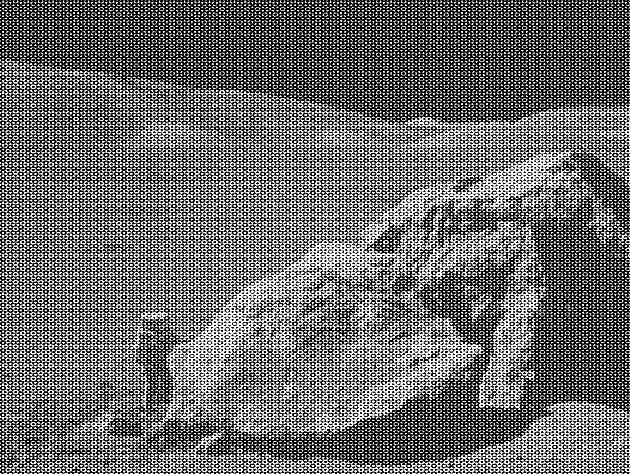
#> input picture images/moonlanding.png, 630 x 474 px, found by its file name
$ jupyter execute --allow-errors 09ex_numerical.ipynb
#> lines starting #> are read from the running program, lines starting #| are printed output that depends on the picture
1\. **2D minimization of a six-hump camelback function**

$$f(x,y) = \left(4-2.1x^2+\frac{x^4}{3} \right) x^2 +xy + (4y^2 -4)y^2$$

has multiple global and local minima.

- Find the global minima of this function
- How many global minima are there, and what is the function value at those points?
- What happens for an initial guess of $(x, y) = (0, 0)$?

Hints:

* Variables can be restricted to $-2 < x < 2$ and $-1 < y < 1$.
* Use `numpy.meshgrid()` and `pylab.imshow()` to find visually the regions.
* Use `scipy.optimize.minimize()`, optionally trying its optional arguments.

[cell 1]
import numpy as np
from numpy import sin,cos
import matplotlib.pyplot as plt
from mpl_toolkits.mplot3d import Axes3D
from scipy import optimize, integrate
from mpl_toolkits import mplot3d
from scipy import fftpack
import pandas as pd
from matplotlib import cm
from mpl_toolkits.mplot3d import Axes3D

[cell 2]
# 1st Solution
def sixhump(x):
    return ((4 - 2.1*(x[0]**2) + (x[0]**4)/3) * (x[0]**2)) + x[0]*x[1] + ((4*(x[1]**2) - 4)*(x[1]**2))

x = np.linspace(-2, 2)
y = np.linspace(-1, 1)
xg, yg = np.meshgrid(x, y)

plt.figure()
plt.imshow(sixhump([xg, yg]), extent=[-2, 2, -1, 1], origin="lower")
plt.colorbar()

fig = plt.figure()
ax = fig.add_subplot(111, projection='3d')
surf = ax.plot_surface(xg, yg, sixhump([xg, yg]), rstride=1, cstride=1,
                       cmap=plt.cm.jet, linewidth=0, antialiased=False)

ax.set_xlabel('x')
ax.set_ylabel('y')
ax.set_zlabel('f(x, y)')
ax.set_title('Six-hump Camelback function')

x_min = optimize.minimize(sixhump, x0=[0, 0])

plt.figure()
# Show the function in 2D
plt.imshow(sixhump([xg, yg]), extent=[-2, 2, -1, 1], origin="lower")
plt.colorbar()
# And the minimum that we've found:
plt.scatter(x_min.x[0], x_min.x[1])
plt.show()

[cell 3]
# 2nd Solution
def sixhump(x):
    return (4 - 2.1*x[0]**2 + x[0]**4 / 3.) * x[0]**2 + x[0] * x[1] + (-4 + \
        4*x[1]**2) * x[1] **2

x = np.linspace(-2, 2)
y = np.linspace(-1, 1)
xg, yg = np.meshgrid(x, y)

plt.figure()  # simple visualization for use in tutorial
plt.imshow(sixhump([xg, yg]))
plt.colorbar()

fig = plt.figure()
ax = fig.add_subplot(111, projection='3d')
surf = ax.plot_surface(xg, yg, sixhump([xg, yg]), rstride=1, cstride=1,
                       cmap=plt.cm.jet, linewidth=0, antialiased=False)

ax.set_xlabel('x')
ax.set_ylabel('y')
ax.set_zlabel('f(x, y)')
ax.set_title('Six-hump Camelback function')
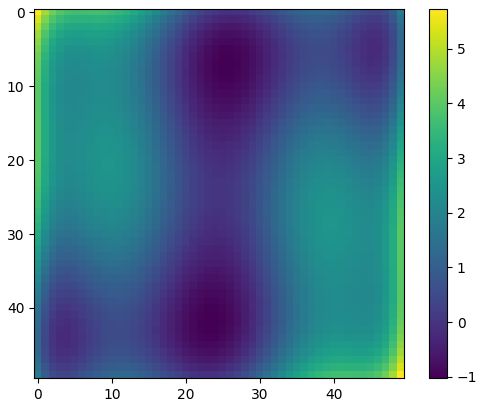
#> figure drawn by matplotlib, 2 panels

[cell 4]
# 3rd Solution
def f(x1,x2):
   return 4*x1**2-2.1*x1**4+(x1**6)/3+x1*x2-4*x2**2+4*x2**4

f(1,1)
x1 = np.linspace(-2,2)
x2 = np.linspace(-1,1)
X1,X2 = np.meshgrid(x1, x2)
F = f(x1,x2)
plt.contour(X1, X2, f(X1,X2))
def plotter(E,A):
 fig = plt.figure(figsize=[12,8])
 ax = plt.axes(projection='3d')
 ax.plot_surface(X1,X2,f(X1,X2),cmap=cm.coolwarm,
 alpha=0.9)
 ax.plot_wireframe(X1,X2,f(X1,X2),
 alpha=1,rcount=15,ccount=15)
 ax.view_init(elev=E, azim=A)
 ax.set_xlabel ('X')
 ax.set_xlabel ('Y')
 ax.set_zlabel ('f(X, Y)')

plotter(45,45)

# pip install ipywidgets
# global minimum
# f(x1,x2)=-1.0316; (x1,x2)=(-0.0898,0.7126), (0.0898,-0.7126).

from ipywidgets import interactive
iplot = interactive(plotter, E = (-90 , 90 ,5),A = (-90 , 90 ,5))
#> the sliders are set to E = 0, A = 0
iplot
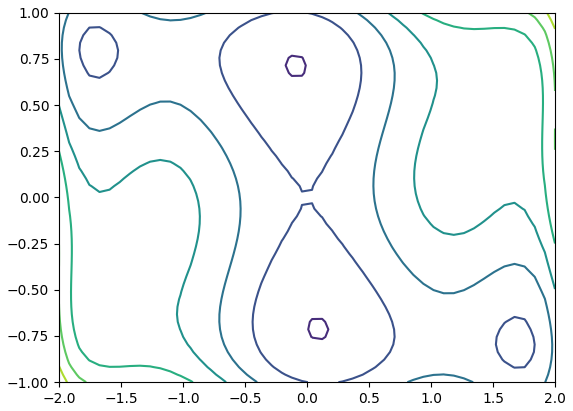
#> figure drawn by matplotlib, 1 panel
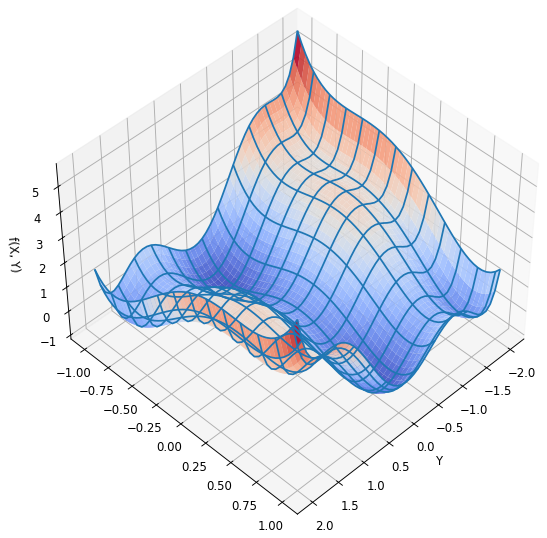
#> figure drawn by matplotlib, 1 panel
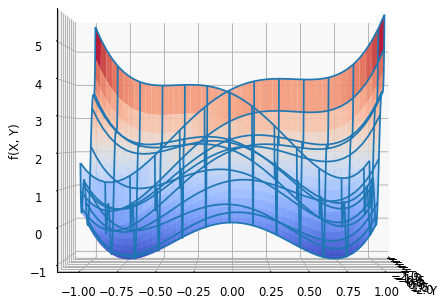
#> figure drawn by matplotlib, 1 panel

2\. **Non-linear ODE: the damped pendulum**

The equation of the motion that a pendulum makes with respect to the angle $\theta$ with the vertical is given by:

$$\frac{d^2\theta}{dt^2} = -\frac{1}{Q} \frac{d\theta}{dt} + \sin\theta + d \cos\Omega t$$

where $t$ is time, $Q$ is the damping factor, $d$ is the forcing amplitude, and $\Omega$ is the driving frequency of the forcing.

This second order ODE needs to be written as two coupled first order ODEs defining a new variable $\omega \equiv d\theta/dt$:

$$\frac{d\theta}{dt} = \omega$$
$$\frac{d\omega}{dt} = -\frac{1}{Q}\,\omega + \sin\theta + d \cos\Omega t$$

Consider the initial conditions $\theta_0 = \omega_0 = 0$, and $Q = 2.0$, $d = 1.5$, and $\omega = 0.65$.

 - Solve the ODE with `odeint` over a pariod of 200 time steps
 - Create two plots, one of $\theta$ as a function of the time, and $\omega$ as a function of the time
 - **Optional**: determine if there is a set of parameters for which the motion is chaotic.

[cell 5]
def deriv(theta, t, q, d, w):
    theta1, omega1 = theta
    dtheta1_dt = omega1
    dtheta2_dt = -((1/q) * omega1) + sin(theta1) + d*(cos(w*t))
    dtheta_dt = [dtheta1_dt, dtheta2_dt]
    return dtheta_dt

# initial conditions
t = np.linspace(0, 100, 200)
X = integrate.odeint(deriv, [0, 0], t, args=(2.0, 1.5, 0.65))
theta, w = X.T

plt.figure(figsize=(10, 6))
plt.plot(t, X[:, 0], label="$theta$", color= "#3C5664")
plt.plot(t, X[:, 1], label="$omega$", color= "#BDAD7E")
plt.xlabel('time')
plt.ylabel('function')
plt.legend(loc='best')
plt.show()
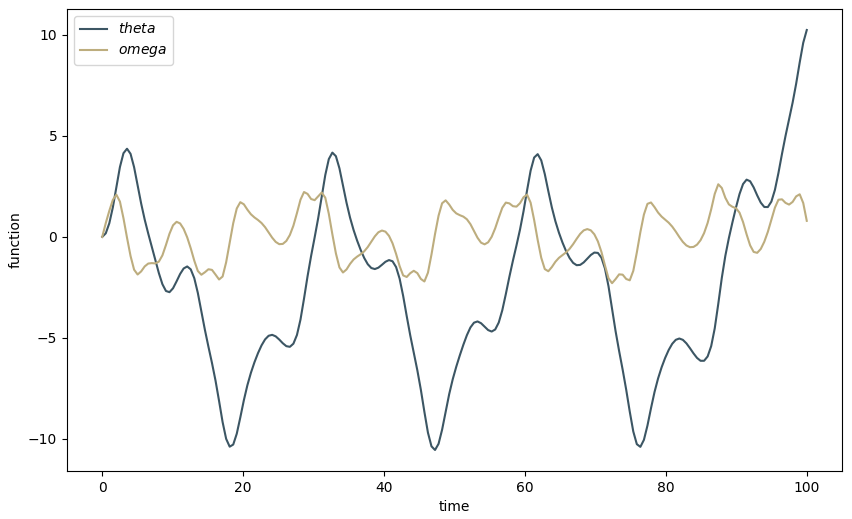
#> figure drawn by matplotlib, 1 panel; curve peaks at x = 100, y = 10.24; curve peaks at x = 87.44, y = 2.6

plt.figure(figsize=(10, 6))
plt.plot(t, theta, color= "#3C5664")
plt.xlabel('Time')
plt.ylabel('Theta')
plt.show()
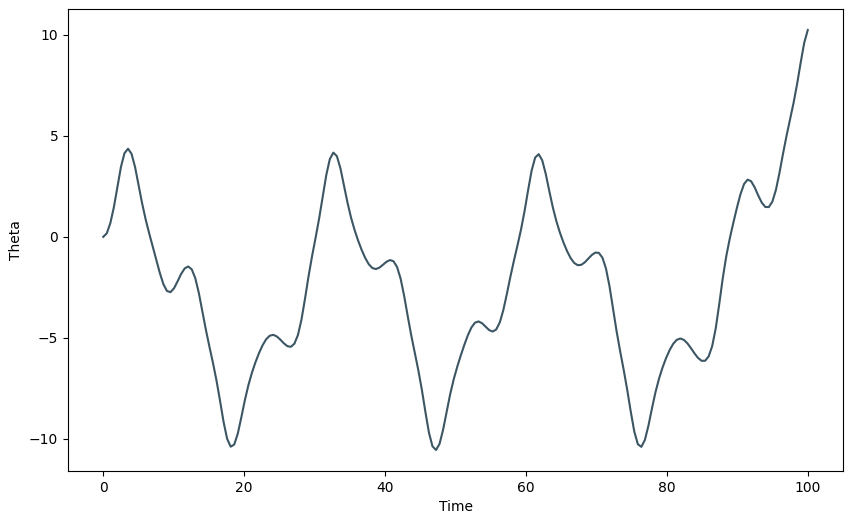
#> figure drawn by matplotlib, 1 panel; curve peaks at x = 100, y = 10.24

plt.figure(figsize=(10, 3))
plt.plot(t, w, color= "#3C5664")
plt.xlabel('Time')
plt.ylabel('Omega')
plt.show()
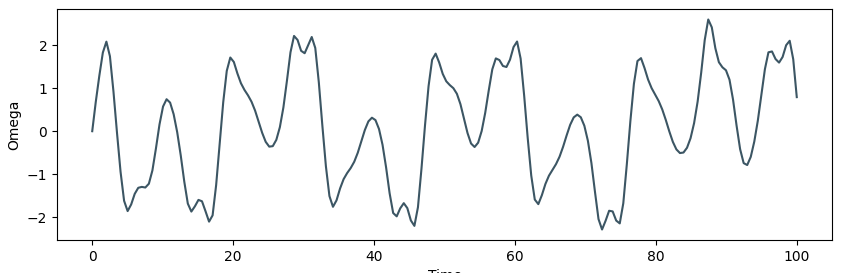
#> figure drawn by matplotlib, 1 panel; curve peaks at x = 87.44, y = 2.6

plt.figure(figsize=(10, 6))
plt.plot(theta, w, color= "#3C5664")
plt.title('Pendulum Movement')
plt.xlabel('Theta')
plt.ylabel('Omega')
plt.show()
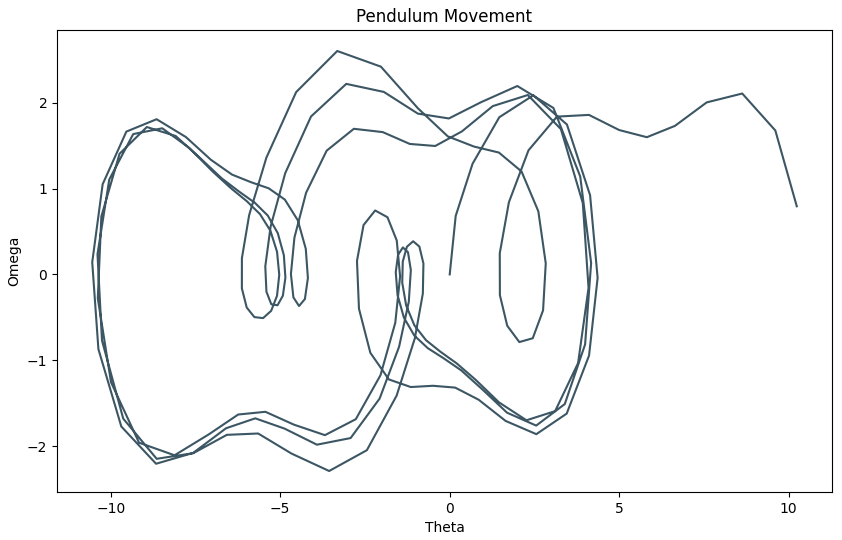
#> figure drawn by matplotlib, 1 panel

plt.figure(figsize=(10, 6))
plt.plot(theta, w, '.', color= "#3C5664")
plt.title('Pendulum Movement with dots')
plt.xlabel('Theta')
plt.ylabel('Omega')
plt.show()
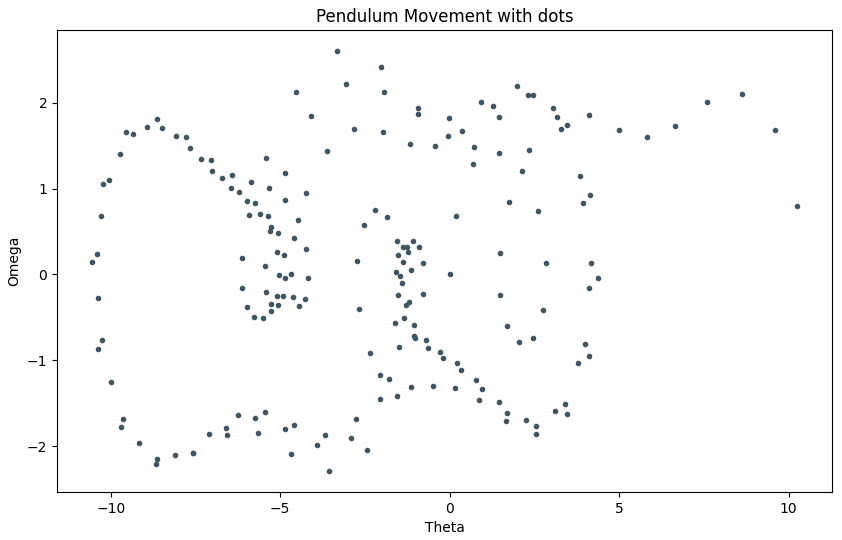
#> figure drawn by matplotlib, 1 panel

3\. **FFT of a simple dataset**

Perform a periodicity analysis on the lynxs-hares population, i.e. determine what is the period of the population of these animals.

The dataset is the one dowloaded at the beginning of Lecture 06:

 - `!wget https://www.dropbox.com/s/ebe1cnyd2gm836a/populations.txt -P data/`

#> (a cell that did not finish here is left out)

4\. **FFT of an image**

Write a filter that removes the periodic noise from the `moonlanding.png` image by using a 2-dimensional FFT.

* Import the image as a 2D numpy array using `plt.imread("images/moonlanding.png")`. Examine the image with `plt.imshow()`, which is heavily contaminated with periodic noise.
* Check the documentation of the `scipy.fftpack` package, and find the method that performs a 2D FFT. Plot the spectrum (Fourier transform of) the image. **Hint**: use `LogNorm` to plot the colors in log scale:
```Python
from matplotlib.colors import LogNorm
plt.imshow(image, norm=LogNorm(vmin=5))
```
* Inspect the spectrum, and try to locate the regions of the power spectrum that contain the signal and those which contain the periodic noise. Use array slicing to set the noise regions to zero.
* Apply the inverse Fourier transform to plot the resulting image.

[cell 7]
import numpy as np
from scipy import fftpack
import matplotlib.pyplot as plt
from matplotlib.colors import LogNorm

img = plt.imread("images/moonlanding.png")
#> img is the input picture: shape (474, 630) float32; min 0, max 1, mean 0.424

FFTImage = fftpack.fft2(img)
imageABS = np.abs(FFTImage)
plt.imshow(imageABS, norm=LogNorm(vmin= 5))
plt.title('2D FFT')
plt.show()

filteredImage = fftpack.ifft2(FFTImage).real
plt.imshow(filteredImage)
plt.title('Enhanced Image')
plt.show()

filt = np.where(imageABS <= 50)
#> filt = 209328 positions, rows 0 to 473, columns 0 to 629
FFTImage[filt] = 0
im_abs = np.abs(FFTImage)
plt.title('Spectrum')
plt.imshow(im_abs, norm= LogNorm(vmin=5))

fig, ax = plt.subplots(figsize=(12, 6))
customizedFilteredImage = (filteredImage / filteredImage.mean(axis=(0, 1)))
ax.imshow(customizedFilteredImage.clip(0, 1))
ax.set_title('balanced Image')

filteredImage = fftpack.ifft2(FFTImage)
plt.imshow(np.real(filteredImage))
plt.title('Inverse FFT')
plt.show()
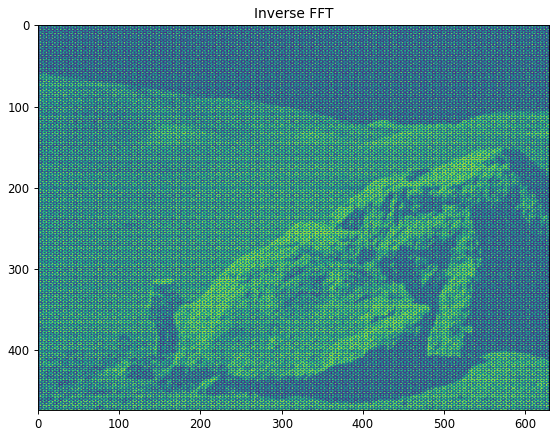
#> figure drawn by matplotlib, 1 panel
